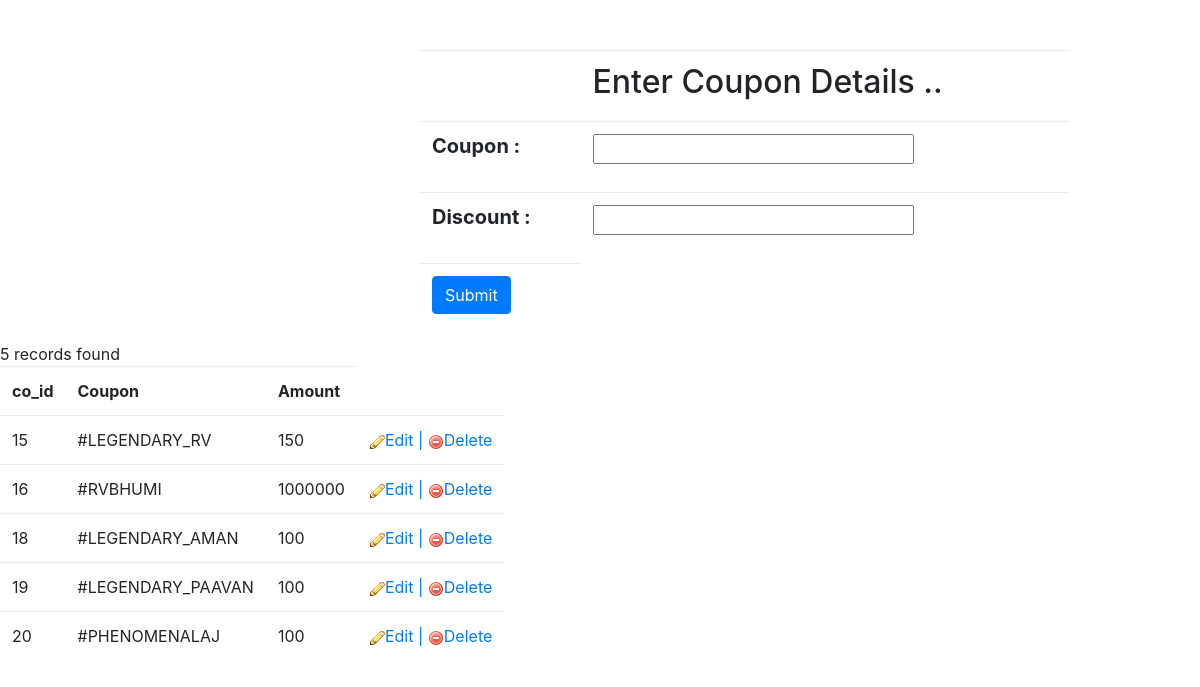
Page /inscoupon.php on the committed database.
### tables this page shows
CREATE TABLE `coupon` (
  `co_id` int(255) NOT NULL,
  `coupon` varchar(255) NOT NULL,
  `amount` varchar(255) NOT NULL
);

### inscoupon.php (the view, shortened to what this page needs)
<!DOCTYPE html>
<html>
<head>
	<link rel="stylesheet" type="text/css" href="css/main.css">
    <link rel="stylesheet" type="text/css" href="css/bootstrap.min.css"/>
    <link rel="stylesheet" type="text/css" href="css/main.css">
</head>
<body>
	<form method="post" class="form-default">
		<h5>
        <table class="table" style="margin-left: 420px;
                                    margin-right: 0px;
                                    border-right-width: 150px;
                                    padding-right: 50px;
                                     width: 650px;">
<tr>
    <td></td>
    <th><h2>Enter Coupon Details ..</h2></th>
</tr>
		<tr>
				<th>Coupon : </th>
				<td><input type="text" name="coupon" class="form-group" required></td>
		</tr>
		<tr>
				<th>Discount :</th>
				<td><input type="text" name="discount" class="form-group" required></td>
		</tr>
		<tr>
				<td><button name="submit" type="submit" class="btn btn-primary">Submit</button></td>
		</tr>
        </table>
        </h5>
	</form>
<?php
	include_once 'connection.php';
	$q =mysqli_query($conn,"SELECT * from coupon");
                     $count=mysqli_num_rows($q);
                     if($count == 0 )
                     {
                        echo "<script> alert('Nothing To Display...');</script>";
                     }
                 else
                 	{
                        echo "<table class='table table-responsive'>";
                        echo "<tr>";
                        echo "<th>co_id</th>";
                        echo "<th>Coupon</th>";
                        echo "<th>Amount</th>";
                        echo "</tr>";
                         while ($record = mysqli_fetch_row($q))
                 			{
                    				echo "<td>$record[0]</td>
                       			          <td>$record[1]</td>
                        		          <td>$record[2]</td>";
                                   echo "<td><a href='edit.php?id=$record[0]'><img src='img/edit.png'>Edit | <a href='delete.php?id=$record[0]'><img src='img/delete.png'>Delete </td>";
                             	echo "<tr>";
                            }
                    }
 ?>
</body>
</html>

### css/main.css (style rules this page uses)
body { padding-top:50px; }

### rows in the picture
coupon: co_id "15", coupon "#LEGENDARY_RV", amount "150"
coupon: co_id "16", coupon "#RVBHUMI", amount "1000000"
coupon: co_id "18", coupon "#LEGENDARY_AMAN", amount "100"
coupon: co_id "19", coupon "#LEGENDARY_PAAVAN", amount "100"
coupon: co_id "20", coupon "#PHENOMENALAJ", amount "100"
